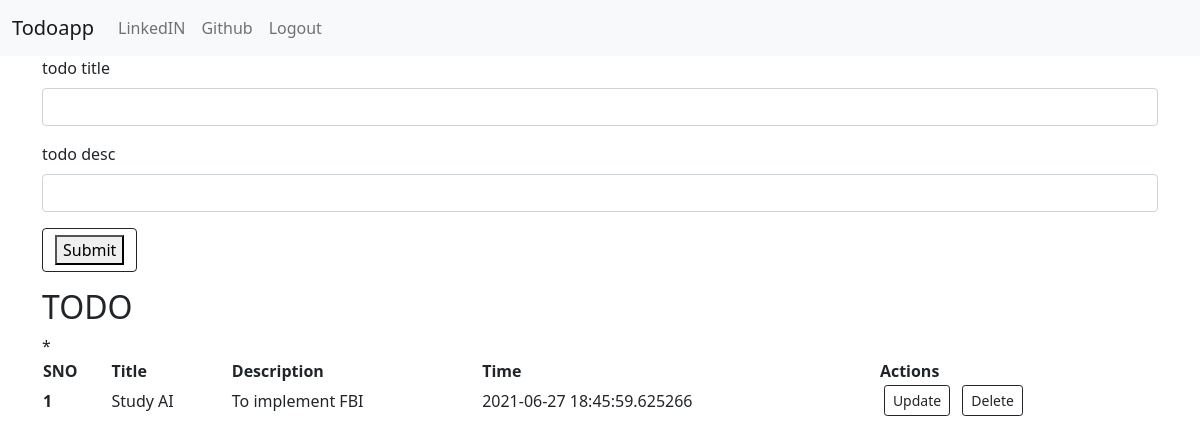
Page /my_todo (signed in) on the committed database.
### server1.py (models this page shows)
class Todo(db.Model):
    sno = db.Column(db.Integer, primary_key=True)
    title = db.Column(db.String(200), nullable = False)
    desc = db.Column(db.String(500), nullable = False)
    date_created = db.Column(db.DateTime,default =datetime.utcnow)
    writer_id = db.Column(db.Integer,db.ForeignKey('user.id'))
    def __repr__(self) -> str:
        return f"{self.sno} - {self.title}"

### server1.py (the view)
@app.route('/my_todo', methods=['GET','POST'])
@login_required
def index():
    if request.method == 'POST':
        title = request.form['title']
        desc = request.form['desc']
        todo = Todo(title=title, desc=desc,writer=current_user)
        db.session.add(todo)
        db.session.commit()
    all = Todo.query.filter_by(writer=current_user).all()
    print(all)
    return render_template('todo.html',allTodo=all)

### server1.py (called while the page is built)
@login_manager.user_loader
def load_user(user_id):
    return User.query.get(int(user_id))

### templates/todo.html (shortened to what this page needs)
{% extends 'base.html' %}
{%block body%}
    <form class = "container",action="" method = "POST">
  <div class="mb-3">
    <label for="title" class="form-label">todo title</label>
    <input type="text" class="form-control" id="title" name ="title" aria-describedby="emailHelp">
  </div>
  <div class="mb-3">
    <label for="desc" class="form-label">todo desc</label>
    <input type="text" class="form-control" name = "desc" id="desc">
  </div>
      <div class="btn btn-outline-dark ">
  <button type="submit">Submit</button>
        </div>
</form>
<div class = "container my-3">
  <h2>TODO</h2>
  *{% if allTodo|length == 0 %}
      <div class="alert alert-dark" role="alert">
  A simple dark alert—check it out!
</div>
 {% else %}
  <table class="container">
  <thead>
    <tr>
      <th scope="col">SNO</th>
      <th scope="col">Title</th>
      <th scope="col">Description</th>
      <th scope="col">Time</th>
      <th scope="col">Actions</th>
    </tr>
  </thead>
  {% for todo in allTodo %}
  <tbody>
  <tr>
      <th scope="row">{{loop.index}}</th>
      <td>{{todo.title}}</td>
      <td>{{todo.desc}}</td>
      <td>{{todo.date_created}}</td>
    <td><a href= "/update/{{todo.sno}}" type="button" class="btn btn-outline-dark btn-sm mx-1">Update</button></a>
      <a href= "/delete/{{todo.sno}}" type="button" class="btn btn-outline-dark dark btn-sm mx-1">Delete</button></a>
    </td>
    </tr>
  {% endfor %}
   </tbody>
</table>
  {% endif %}
  </div>
{%endblock body%}

### rows in the picture
Todo: title "Study AI", desc "To implement FBI", date_created "2021-06-27 18:45:59.625266"
